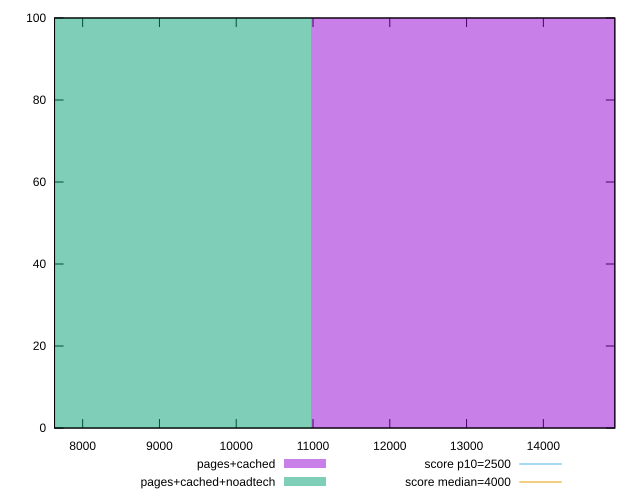

This chart was generated by the following gnuplot code:
reset

$pagesCached <<EOF
14631.203124348389 100
EOF

$pagesCachedNoadtech <<EOF
7315.601562174194 100
EOF

set key outside below
set boxwidth 7315.601562174194
set xrange [7633.8285:14930.861999999997]
set yrange [0:100]
set trange [0:100]
set style fill transparent solid 0.5 noborder

set parametric
set terminal svg size 640, 500 enhanced background rgb 'white'
set output "report_00018_2021-02-10T15-25-16.877Z/largest-contentful-paint/comparison/histogram/1_vs_2.svg"

plot $pagesCached title "pages+cached" with boxes, \
     $pagesCachedNoadtech title "pages+cached+noadtech" with boxes, \
     2500,t title "score p10=2500", \
     4000,t title "score median=4000"

reset
